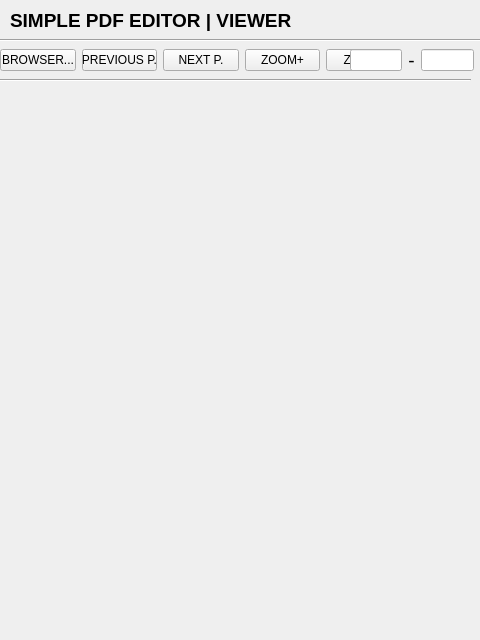
<?xml version="1.0" encoding="UTF-8"?>
<ui version="4.0">
 <class>MainWindow</class>
 <widget class="QMainWindow" name="MainWindow">
  <property name="windowModality">
   <enum>Qt::WindowModal</enum>
  </property>
  <property name="geometry">
   <rect>
    <x>0</x>
    <y>0</y>
    <width>480</width>
    <height>640</height>
   </rect>
  </property>
  <property name="minimumSize">
   <size>
    <width>480</width>
    <height>640</height>
   </size>
  </property>
  <property name="maximumSize">
   <size>
    <width>3840</width>
    <height>2160</height>
   </size>
  </property>
  <property name="baseSize">
   <size>
    <width>0</width>
    <height>0</height>
   </size>
  </property>
  <property name="windowTitle">
   <string>PDF EDITOR - VIEWER</string>
  </property>
  <property name="toolButtonStyle">
   <enum>Qt::ToolButtonIconOnly</enum>
  </property>
  <widget class="QWidget" name="centralwidget">
   <widget class="Line" name="horizontal_line_2">
    <property name="geometry">
     <rect>
      <x>-10</x>
      <y>70</y>
      <width>481</width>
      <height>20</height>
     </rect>
    </property>
    <property name="orientation">
     <enum>Qt::Horizontal</enum>
    </property>
   </widget>
   <widget class="QLabel" name="main_title_label">
    <property name="geometry">
     <rect>
      <x>10</x>
      <y>10</y>
      <width>361</width>
      <height>21</height>
     </rect>
    </property>
    <property name="font">
     <font>
      <pointsize>14</pointsize>
      <weight>75</weight>
      <italic>false</italic>
      <bold>true</bold>
     </font>
    </property>
    <property name="styleSheet">
     <string notr="true">QLabel {background: &quot;black&quot;; color: &quot;white&quot;;}</string>
    </property>
    <property name="text">
     <string>SIMPLE PDF EDITOR | VIEWER</string>
    </property>
    <property name="alignment">
     <set>Qt::AlignLeading|Qt::AlignLeft|Qt::AlignVCenter</set>
    </property>
   </widget>
   <widget class="QWidget" name="horizontalLayoutWidget">
    <property name="geometry">
     <rect>
      <x>0</x>
      <y>40</y>
      <width>401</width>
      <height>41</height>
     </rect>
    </property>
    <layout class="QHBoxLayout" name="horizontalLayout">
     <item>
      <widget class="QPushButton" name="browse_file_push_button">
       <property name="text">
        <string>BROWSER...</string>
       </property>
      </widget>
     </item>
     <item>
      <widget class="QPushButton" name="previous_page_push_button">
       <property name="text">
        <string>PREVIOUS P.</string>
       </property>
      </widget>
     </item>
     <item>
      <widget class="QPushButton" name="next_page_push_button">
       <property name="text">
        <string>NEXT P.</string>
       </property>
      </widget>
     </item>
     <item>
      <widget class="QPushButton" name="zoom_in_push_button">
       <property name="text">
        <string>ZOOM+</string>
       </property>
      </widget>
     </item>
     <item>
      <widget class="QPushButton" name="zoom_out_push_button">
       <property name="text">
        <string>ZOOM-</string>
       </property>
      </widget>
     </item>
    </layout>
   </widget>
   <widget class="Line" name="horizontal_line">
    <property name="geometry">
     <rect>
      <x>0</x>
      <y>30</y>
      <width>481</width>
      <height>20</height>
     </rect>
    </property>
    <property name="orientation">
     <enum>Qt::Horizontal</enum>
    </property>
   </widget>
   <widget class="QWidget" name="horizontalLayoutWidget_3">
    <property name="geometry">
     <rect>
      <x>10</x>
      <y>90</y>
      <width>461</width>
      <height>541</height>
     </rect>
    </property>
    <layout class="QHBoxLayout" name="horizontalLayout_3"/>
   </widget>
   <widget class="QWidget" name="horizontalLayoutWidget_2">
    <property name="geometry">
     <rect>
      <x>350</x>
      <y>40</y>
      <width>210</width>
      <height>41</height>
     </rect>
    </property>
    <layout class="QHBoxLayout" name="horizontalLayout_2">
     <item>
      <widget class="QLineEdit" name="lineEdit"/>
     </item>
     <item>
      <widget class="QLabel" name="page_label">
       <property name="font">
        <font>
         <pointsize>14</pointsize>
        </font>
       </property>
       <property name="text">
        <string>-</string>
       </property>
       <property name="alignment">
        <set>Qt::AlignCenter</set>
       </property>
      </widget>
     </item>
     <item>
      <widget class="QLineEdit" name="lineEdit_2"/>
     </item>
     <item>
      <widget class="QPushButton" name="go_to_page_push_button">
       <property name="text">
        <string>GO</string>
       </property>
      </widget>
     </item>
    </layout>
   </widget>
  </widget>
 </widget>
 <resources/>
 <connections/>
</ui>
